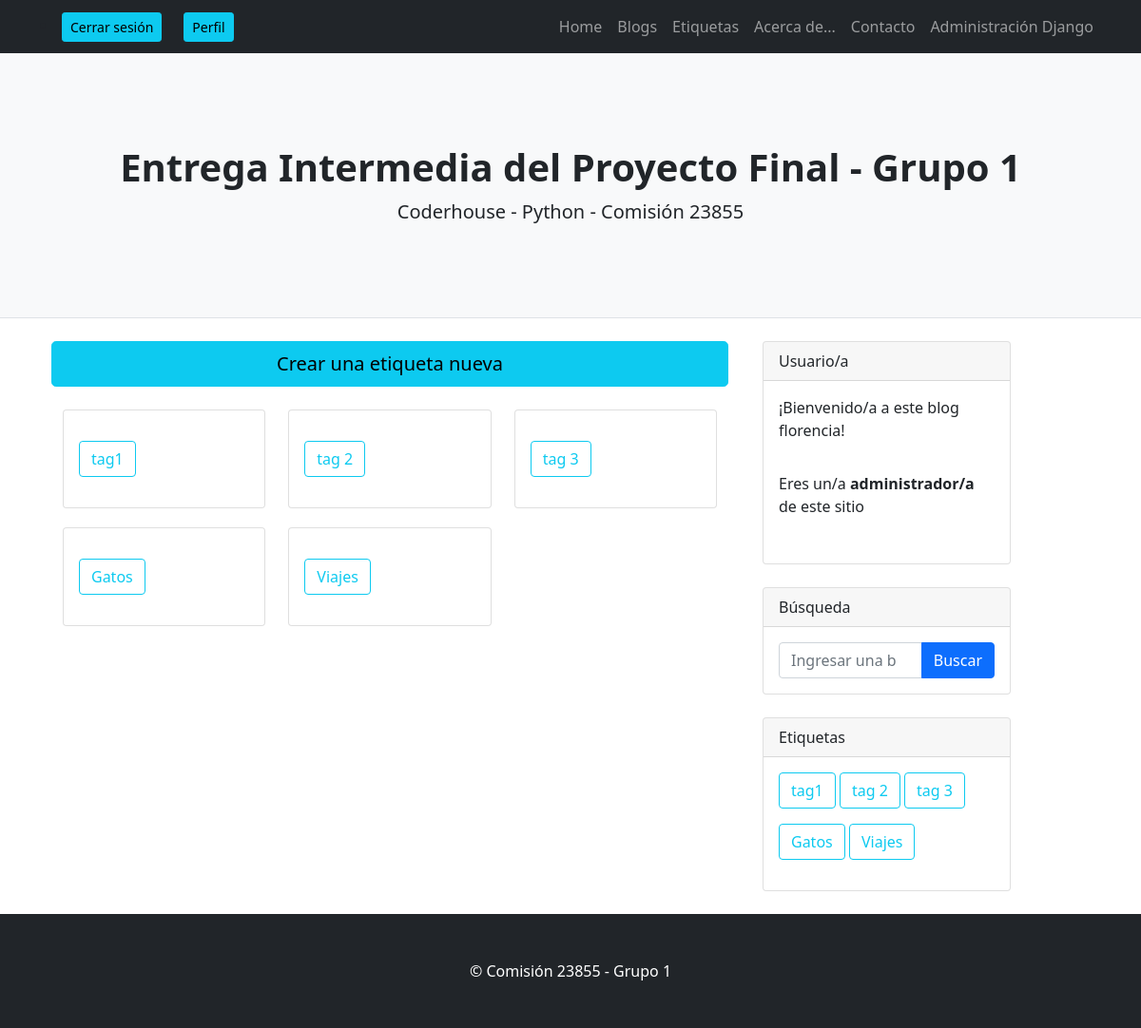
/AppProyecto1/tag_lista/ (signed in), run on an earlier commit of the app's database.
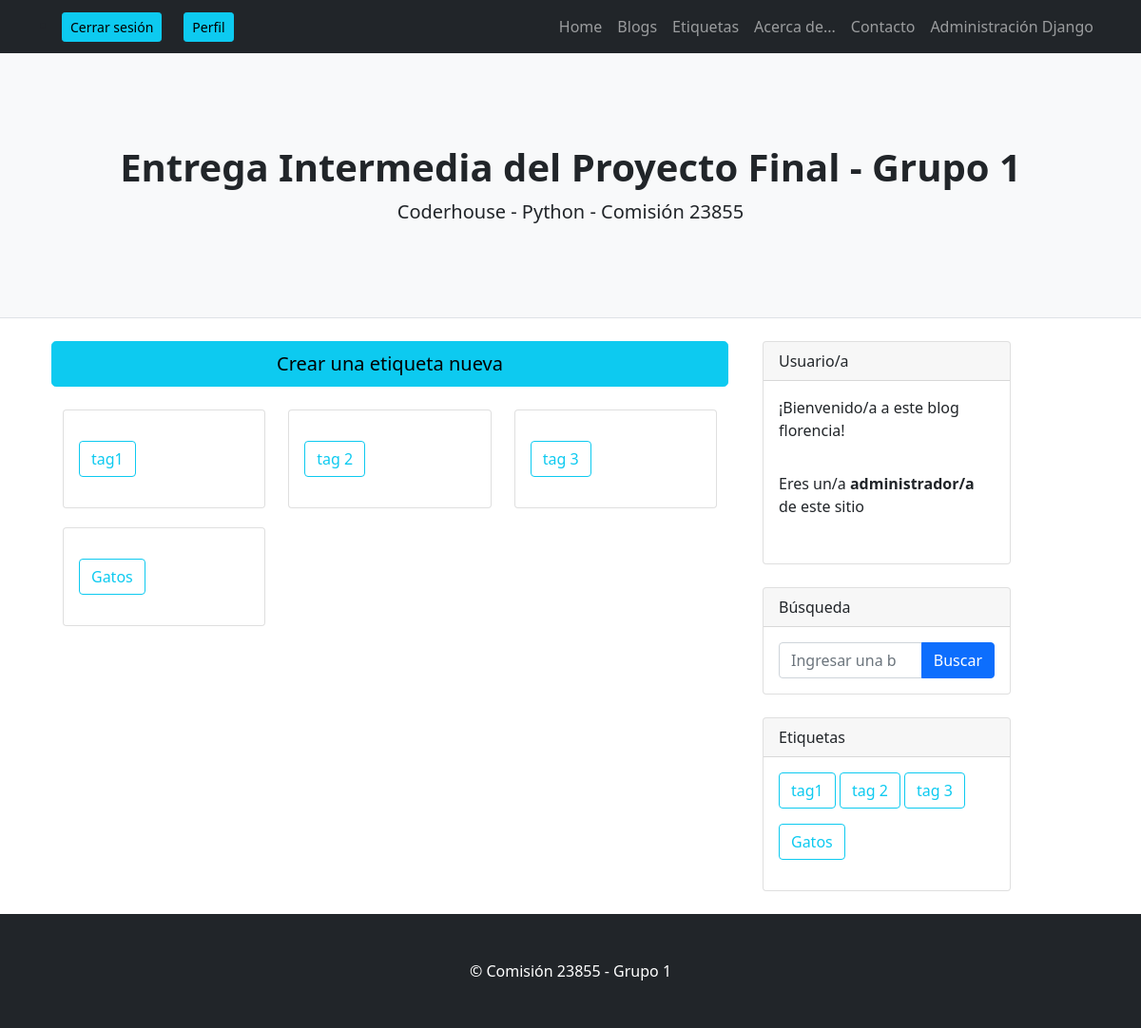
And on a later commit of the database.
### AppProyecto1/models.py (models this page shows, shortened)
class Tag(models.Model):
    name=models.CharField(max_length=40)

### AppProyecto1/views.py (the view)
# urls.py: path("tag_lista/",views.TagLista.as_view(), name= 'TagList'),
@method_decorator(login_required, name='dispatch')
class TagLista(ListView):
    model= Tag
    template_name ="AppProyecto1/tag_lista.html"
    def get_context_data(self, **kwargs): # Función para invocar tags
        context = super().get_context_data(**kwargs)
        context['tags'] = Tag.objects.all()
        return context

### AppProyecto1/templatetags/group.py (called while the page is built)
@register.filter
def has_group(user, group_name):
    return user.groups.filter(name='Admin').exists()

### AppProyecto1/templates/AppProyecto1/tag_lista.html (shortened to what this page needs)
{% extends 'AppProyecto1/padre.html' %}
{% load static %}
{% load group %}
{% block contenidoQueCambia %}
<div class="container">
    <div class="row">
        {% if user|has_group:'Admin' %}
        <a class="btn btn-info btn-lg btn-block mb-4" href="{% url 'TagNew' %}">Crear una etiqueta nueva</a>
        {% endif %}
        {% for tag in object_list %}
        <div class="col-4 mb-1">
            <div class="card mb-3">
                <div class="card-body">
                    <div class="dropdown show">
                        <a class="btn btn-outline-info btn-xl mb-3" role="button" id="dropdownMenuLink" data-toggle="dropdown" aria-haspopup="true" aria-expanded="false">{{tag.name}}</a>
                    </div>
                </div>
            </div>
        </div>
        {% endfor %}
    </div>
</div>
{% endblock contenidoQueCambia %}

### AppProyecto1/templates/AppProyecto1/padre.html (shortened to what the changed rows need)
<!DOCTYPE html>
<html lang="en">
    <head>
        {% load static %}
        {% load group %}
        <link href="{% static 'AppProyecto1/css/styles.css' %}" rel="stylesheet" />
    </head>
    <body>
        <header class="py-5 bg-light border-bottom mb-4">
            <div class="container">
                <div class="text-center my-5">
                    <h1 class="fw-bolder">Entrega Intermedia del Proyecto Final - Grupo 1</h1>
                </div>
            </div>
        </header>
        <div class="container">
            <div class="row">
                <div class="col-lg-8">
                    {% block contenidoQueCambia %}
                    {% endblock contenidoQueCambia %}
                </div>
                <div class="col-lg-3">
                    {% if request.user.is_authenticated %}
                    <div class="card mb-4">
                        <div class="card-body">
                                {% for tag in tags %}
                                    <a class="btn btn-outline-info btn mb-3" href="{% url 'BlogTagLista' tag.id %}" role="button" text-nowrap>{{tag.name}}</a>
                                {% endfor %}
                        </div>
                    </div>
                    {% endif %}
                </div>
            </div>
        </div>
</body>
</html>

What changed in the data, as far as the page shows it:
removed Tag: name "Viajes"
